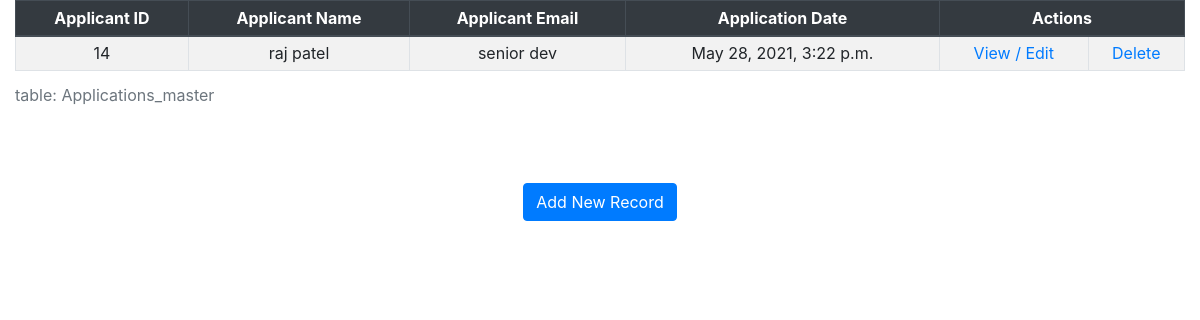
The page /showApplicants/ on the database as committed earlier.
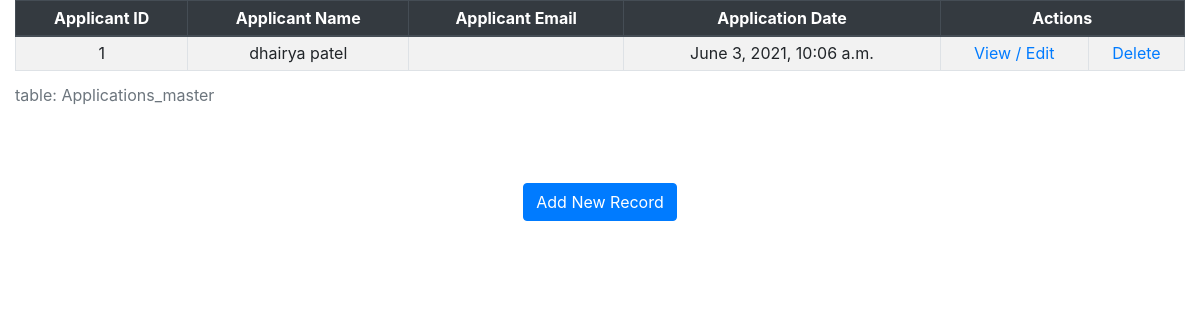
The same page on the database as committed later.
### jobform/models.py (models this page shows)
class JobApplication(models.Model):
    fname = models.CharField(max_length=200, blank=True)
    lname = models.CharField(max_length=200, blank=True)
    designation = models.CharField(max_length=200, blank=True)
    address = models.CharField(max_length=200, blank=True)
    mail = models.EmailField(max_length=254)
    city = models.CharField(max_length=200, blank=True)
    phone = models.CharField(max_length=200, blank=True)
    gender = models.CharField(max_length=200, blank=True)
    zip = models.CharField(max_length=200, blank=True)
    relation_status = models.CharField(max_length=200, blank=True)
    dob = models.CharField(max_length=200, null=True)
    ssc_board_name = models.CharField(max_length=200, blank=True)
    ssc_year = models.CharField(max_length=200, blank=True)
    ssc_score = models.CharField(max_length=200, blank=True)
    hsc_dip_board_name = models.CharField(max_length=200, blank=True)
    hsc_dip_year = models.CharField(max_length=200, blank=True)
    hsc_dip_score = models.CharField(max_length=200, blank=True)
    bachelor_course_name = models.CharField(max_length=200, blank=True)
    bachelor_uni_name = models.CharField(max_length=200, blank=True)
    bachelor_year = models.CharField(max_length=200, blank=True)
    bachelor_score = models.CharField(max_length=200, blank=True)
    master_course_name = models.CharField(max_length=200, blank=True)
    master_uni_name = models.CharField(max_length=200, blank=True)
    master_year = models.CharField(max_length=200, blank=True)
    master_score = models.CharField(max_length=200, blank=True)
    workexp_company1_name = models.CharField(max_length=200, blank=True)
    workexp_company1_designation = models.CharField(max_length=200, blank=True)
    workexp_company1_start_date = models.CharField(max_length=200, blank=True)
    workexp_company1_end_date = models.CharField(max_length=200, blank=True)
    workexp_company2_name = models.CharField(max_length=200, blank=True)
    workexp_company2_designation = models.CharField(max_length=200, blank=True)
    workexp_company2_start_date = models.CharField(max_length=200, blank=True)
    workexp_company2_end_date = models.CharField(max_length=200, blank=True)
    workexp_company3_name = models.CharField(max_length=200, blank=True)
    workexp_company3_designation = models.CharField(max_length=200, blank=True)
    workexp_company3_start_date = models.CharField(max_length=200, blank=True)
    workexp_company3_end_date = models.CharField(max_length=200, blank=True)
    Language1 = models.CharField(max_length=200, blank=True)
    Language1_read = models.CharField(max_length=200, blank=True)
    Language1_write = models.CharField(max_length=200, blank=True)
    Language1_speak = models.CharField(max_length=200, blank=True)
    Language2 = models.CharField(max_length=200, blank=True)
    Language2_read = models.CharField(max_length=200, blank=True)
    Language2_write = models.CharField(max_length=200, blank=True)
    Language2_speak = models.CharField(max_length=200, blank=True)
    Language3 = models.CharField(max_length=200, blank=True)
    Language3_Read = models.CharField(max_length=200, blank=True)
    Language3_Write = models.CharField(max_length=200, blank=True)
    Language3_Speak = models.CharField(max_length=200, blank=True)
    PHP = models.CharField(max_length=200, blank=True)
    beginnerPHP = models.CharField(max_length=200, blank=True)
    MideatorPHP = models.CharField(max_length=200, blank=True)
    ExpertPHP = models.CharField(max_length=200, blank=True)
    MYSQL = models.CharField(max_length=200, blank=True)
    BeginnerMYSQL = models.CharField(max_length=200, blank=True)
    MideatorMYSQL = models.CharField(max_length=200, blank=True)
    ExpertMYSQL = models.CharField(max_length=200, blank=True)
    Laravel = models.CharField(max_length=200, blank=True)
    BeginnerLaravel = models.CharField(max_length=200, blank=True)
    MideatorLaravel = models.CharField(max_length=200, blank=True)
    ExpertLaravel = models.CharField(max_length=200, blank=True)
    Oracle = models.CharField(max_length=200, blank=True)
    BeginnerOracle = models.CharField(max_length=200, blank=True)
    MideatorOracle = models.CharField(max_length=200, blank=True)
    ExpertOracle = models.CharField(max_length=200, blank=True)
    ref_name1 = models.CharField(max_length=200, blank=True)
    ref_contact1 = models.CharField(max_length=200, blank=True)
    ref_relation1 = models.CharField(max_length=200, blank=True)
    ref_name2 = models.CharField(max_length=200, blank=True)
    ref_contact2 = models.CharField(max_length=200, blank=True)
    ref_relation2 = models.CharField(max_length=200, blank=True)
    location1 = models.CharField(max_length=200, blank=True)
    location2 = models.CharField(max_length=200, blank=True)
    location3 = models.CharField(max_length=200, blank=True)
    noticeperiod = models.CharField(max_length=200, blank=True)
    expectedCTC = models.CharField(max_length=200, blank=True)
    currentCTC = models.CharField(max_length=200, blank=True)
    Department = models.CharField(max_length=200, null=True)
    date_submitted = models.DateTimeField(auto_now_add=True)
    class Meta:
        db_table = "Applications_master"

### jobform/views.py (the view)
# urls.py: path('showApplicants/', views.showApplications),
def showApplications(request):
    applications = JobApplication.objects.all()
    return render(request, "showApplication.html", {'application': applications})

### jobform/templates/showApplication.html (shortened to what this page needs)
<!DOCTYPE html>
<html lang="en">
<head>
    <link rel="stylesheet" href="https://cdn.jsdelivr.net/npm/bootstrap@4.6.0/dist/css/bootstrap.min.css">
</head>
<body>
    <div class="container-fluid">
    <table class="table table-striped table-bordered table-sm table-hover text-sm-center">
        <caption>table: Applications_master</caption>
        <thead class="thead-dark">
            <tr>
                <th>Applicant ID</th>
                <th>Applicant Name</th>
                <th>Applicant Email</th>
                <th>Application Date</th>
                <th colspan="2">Actions</th>
            </tr>
        </thead>
        <tbody>
            {% for i in application %}
            <tr>
                <td>{{ i.id }}</td>
                <td>{{ i.fname }} {{ i.lname }}</td>
                <td>{{ i.designation }}</td>
                <td>{{ i.date_submitted }}
                <td>
                    <a href="/editApplication/{{ i.id }}">View / Edit</a>
                </td>
                <td><a href="/deleteApplication/{{ i.id }}">Delete</a></td>
            </tr>
            {% endfor %}
        </tbody>
    </table>
    <br>
    <br>
    <center><a href="/jobApplication" class="btn btn-primary">Add New Record</a></center>
</div>
</body>
</html>

Rows that differ between the two databases and show on the page:
removed JobApplication: id "14", fname "raj", lname "patel", designation "senior dev", date_submitted "May 28, 2021, 3:22 p.m."
added JobApplication: id "1", fname "dhairya", lname "patel", date_submitted "June 3, 2021, 10:06 a.m."
